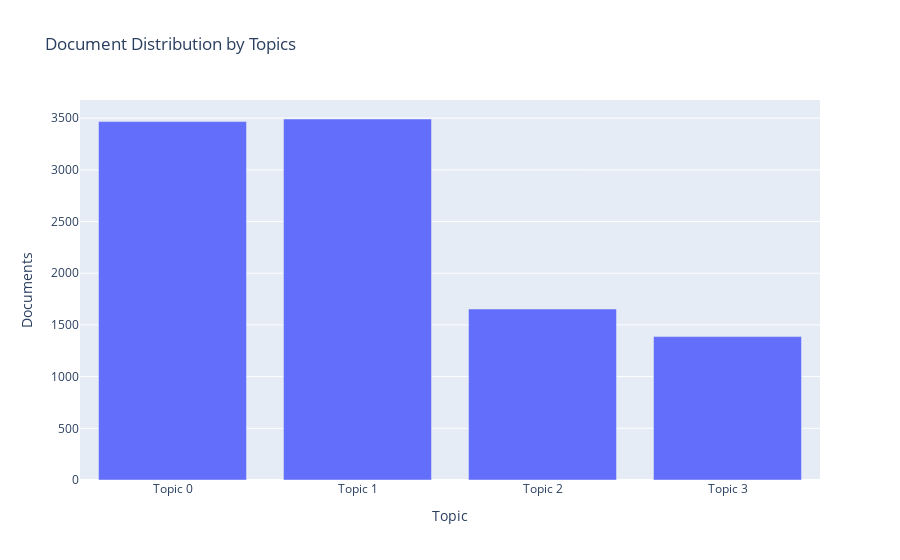

Here is the notebook cell this chart was saved with:
### Code cell
plot_model(lda, plot = 'topic_distribution')

### Figure 1 — Plotly figure (JSON) as saved in the notebook; plotly's stock layout.template omitted (floating-point values rounded to 4 significant figures)
{"data": [{"alignmentgroup": "True", "customdata": [["trump, say, go, people, get, make, republican, think, know, campaign"], ["say, government, state, country, year, also, official, new, military, take"], ["say, police, people, man, kill, video, attack, tell, take, student"], ["say, report, trump, state, official, former, election, campaign, investigation, russian"]], "hovertemplate": "Topic=%{x}<br>Documents=%{y}<br>Keyword=%{customdata[0]}<extra></extra>", "legendgroup": "", "marker": {"color": "#636efa", "pattern": {"shape": ""}}, "name": "", "offsetgroup": "", "orientation": "v", "showlegend": false, "textposition": "auto", "type": "bar", "x": ["Topic 0", "Topic 1", "Topic 2", "Topic 3"], "xaxis": "x", "y": [3467, 3492, 1654, 1387], "yaxis": "y"}], "layout": {"barmode": "relative", "legend": {"tracegroupgap": 0}, "title": {"text": "Document Distribution by Topics"}, "xaxis": {"anchor": "y", "domain": [0, 1], "title": {"text": "Topic"}}, "yaxis": {"anchor": "x", "domain": [0, 1], "title": {"text": "Documents"}}}}
